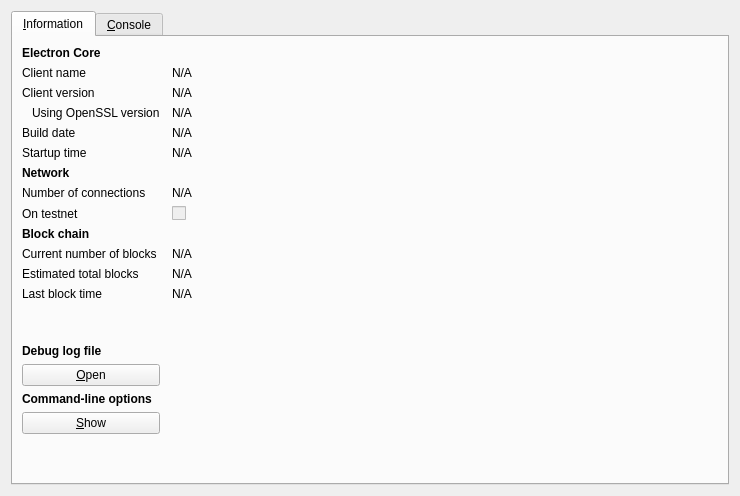
<?xml version="1.0" encoding="UTF-8"?>
<ui version="4.0">
 <class>RPCConsole</class>
 <widget class="QDialog" name="RPCConsole">
  <property name="geometry">
   <rect>
    <x>0</x>
    <y>0</y>
    <width>740</width>
    <height>496</height>
   </rect>
  </property>
  <property name="windowTitle">
   <string>Electron - Debug window</string>
  </property>
  <layout class="QVBoxLayout" name="verticalLayout_2">
   <item>
    <widget class="QTabWidget" name="tabWidget">
     <property name="currentIndex">
      <number>0</number>
     </property>
     <widget class="QWidget" name="tab_info">
      <attribute name="title">
       <string>&amp;Information</string>
      </attribute>
      <layout class="QGridLayout" name="gridLayout" columnstretch="0,1">
       <property name="horizontalSpacing">
        <number>12</number>
       </property>
       <item row="0" column="0">
        <widget class="QLabel" name="label_9">
         <property name="font">
          <font>
           <weight>75</weight>
           <bold>true</bold>
          </font>
         </property>
         <property name="text">
          <string>Electron Core</string>
         </property>
        </widget>
       </item>
       <item row="1" column="0">
        <widget class="QLabel" name="label_5">
         <property name="text">
          <string>Client name</string>
         </property>
        </widget>
       </item>
       <item row="1" column="1">
        <widget class="QLabel" name="clientName">
         <property name="cursor">
          <cursorShape>IBeamCursor</cursorShape>
         </property>
         <property name="text">
          <string>N/A</string>
         </property>
         <property name="textFormat">
          <enum>Qt::PlainText</enum>
         </property>
         <property name="textInteractionFlags">
          <set>Qt::LinksAccessibleByMouse|Qt::TextSelectableByKeyboard|Qt::TextSelectableByMouse</set>
         </property>
        </widget>
       </item>
       <item row="2" column="0">
        <widget class="QLabel" name="label_6">
         <property name="text">
          <string>Client version</string>
         </property>
        </widget>
       </item>
       <item row="2" column="1">
        <widget class="QLabel" name="clientVersion">
         <property name="cursor">
          <cursorShape>IBeamCursor</cursorShape>
         </property>
         <property name="text">
          <string>N/A</string>
         </property>
         <property name="textFormat">
          <enum>Qt::PlainText</enum>
         </property>
         <property name="textInteractionFlags">
          <set>Qt::LinksAccessibleByMouse|Qt::TextSelectableByKeyboard|Qt::TextSelectableByMouse</set>
         </property>
        </widget>
       </item>
       <item row="3" column="0">
        <widget class="QLabel" name="label_14">
         <property name="text">
          <string>Using OpenSSL version</string>
         </property>
         <property name="indent">
          <number>10</number>
         </property>
        </widget>
       </item>
       <item row="3" column="1">
        <widget class="QLabel" name="openSSLVersion">
         <property name="cursor">
          <cursorShape>IBeamCursor</cursorShape>
         </property>
         <property name="text">
          <string>N/A</string>
         </property>
         <property name="textFormat">
          <enum>Qt::PlainText</enum>
         </property>
         <property name="textInteractionFlags">
          <set>Qt::LinksAccessibleByMouse|Qt::TextSelectableByKeyboard|Qt::TextSelectableByMouse</set>
         </property>
        </widget>
       </item>
       <item row="4" column="0">
        <widget class="QLabel" name="label_12">
         <property name="text">
          <string>Build date</string>
         </property>
        </widget>
       </item>
       <item row="4" column="1">
        <widget class="QLabel" name="buildDate">
         <property name="cursor">
          <cursorShape>IBeamCursor</cursorShape>
         </property>
         <property name="text">
          <string>N/A</string>
         </property>
         <property name="textFormat">
          <enum>Qt::PlainText</enum>
         </property>
         <property name="textInteractionFlags">
          <set>Qt::LinksAccessibleByMouse|Qt::TextSelectableByKeyboard|Qt::TextSelectableByMouse</set>
         </property>
        </widget>
       </item>
       <item row="5" column="0">
        <widget class="QLabel" name="label_13">
         <property name="text">
          <string>Startup time</string>
         </property>
        </widget>
       </item>
       <item row="5" column="1">
        <widget class="QLabel" name="startupTime">
         <property name="cursor">
          <cursorShape>IBeamCursor</cursorShape>
         </property>
         <property name="text">
          <string>N/A</string>
         </property>
         <property name="textFormat">
          <enum>Qt::PlainText</enum>
         </property>
         <property name="textInteractionFlags">
          <set>Qt::LinksAccessibleByMouse|Qt::TextSelectableByKeyboard|Qt::TextSelectableByMouse</set>
         </property>
        </widget>
       </item>
       <item row="6" column="0">
        <widget class="QLabel" name="label_11">
         <property name="font">
          <font>
           <weight>75</weight>
           <bold>true</bold>
          </font>
         </property>
         <property name="text">
          <string>Network</string>
         </property>
        </widget>
       </item>
       <item row="7" column="0">
        <widget class="QLabel" name="label_7">
         <property name="text">
          <string>Number of connections</string>
         </property>
        </widget>
       </item>
       <item row="7" column="1">
        <widget class="QLabel" name="numberOfConnections">
         <property name="cursor">
          <cursorShape>IBeamCursor</cursorShape>
         </property>
         <property name="text">
          <string>N/A</string>
         </property>
         <property name="textFormat">
          <enum>Qt::PlainText</enum>
         </property>
         <property name="textInteractionFlags">
          <set>Qt::LinksAccessibleByMouse|Qt::TextSelectableByKeyboard|Qt::TextSelectableByMouse</set>
         </property>
        </widget>
       </item>
       <item row="8" column="0">
        <widget class="QLabel" name="label_8">
         <property name="text">
          <string>On testnet</string>
         </property>
        </widget>
       </item>
       <item row="8" column="1">
        <widget class="QCheckBox" name="isTestNet">
         <property name="enabled">
          <bool>false</bool>
         </property>
         <property name="text">
          <string/>
         </property>
        </widget>
       </item>
       <item row="9" column="0">
        <widget class="QLabel" name="label_10">
         <property name="font">
          <font>
           <weight>75</weight>
           <bold>true</bold>
          </font>
         </property>
         <property name="text">
          <string>Block chain</string>
         </property>
        </widget>
       </item>
       <item row="10" column="0">
        <widget class="QLabel" name="label_3">
         <property name="text">
          <string>Current number of blocks</string>
         </property>
        </widget>
       </item>
       <item row="10" column="1">
        <widget class="QLabel" name="numberOfBlocks">
         <property name="cursor">
          <cursorShape>IBeamCursor</cursorShape>
         </property>
         <property name="text">
          <string>N/A</string>
         </property>
         <property name="textFormat">
          <enum>Qt::PlainText</enum>
         </property>
         <property name="textInteractionFlags">
          <set>Qt::LinksAccessibleByMouse|Qt::TextSelectableByKeyboard|Qt::TextSelectableByMouse</set>
         </property>
        </widget>
       </item>
       <item row="11" column="0">
        <widget class="QLabel" name="label_4">
         <property name="text">
          <string>Estimated total blocks</string>
         </property>
        </widget>
       </item>
       <item row="11" column="1">
        <widget class="QLabel" name="totalBlocks">
         <property name="cursor">
          <cursorShape>IBeamCursor</cursorShape>
         </property>
         <property name="text">
          <string>N/A</string>
         </property>
         <property name="textFormat">
          <enum>Qt::PlainText</enum>
         </property>
         <property name="textInteractionFlags">
          <set>Qt::LinksAccessibleByMouse|Qt::TextSelectableByKeyboard|Qt::TextSelectableByMouse</set>
         </property>
        </widget>
       </item>
       <item row="12" column="0">
        <widget class="QLabel" name="label_2">
         <property name="text">
          <string>Last block time</string>
         </property>
        </widget>
       </item>
       <item row="12" column="1">
        <widget class="QLabel" name="lastBlockTime">
         <property name="cursor">
          <cursorShape>IBeamCursor</cursorShape>
         </property>
         <property name="text">
          <string>N/A</string>
         </property>
         <property name="textFormat">
          <enum>Qt::PlainText</enum>
         </property>
         <property name="textInteractionFlags">
          <set>Qt::LinksAccessibleByMouse|Qt::TextSelectableByKeyboard|Qt::TextSelectableByMouse</set>
         </property>
        </widget>
       </item>
       <item row="13" column="0">
        <spacer name="verticalSpacer_2">
         <property name="orientation">
          <enum>Qt::Vertical</enum>
         </property>
         <property name="sizeHint" stdset="0">
          <size>
           <width>20</width>
           <height>20</height>
          </size>
         </property>
        </spacer>
       </item>
       <item row="14" column="0">
        <widget class="QLabel" name="labelDebugLogfile">
         <property name="font">
          <font>
           <weight>75</weight>
           <bold>true</bold>
          </font>
         </property>
         <property name="text">
          <string>Debug log file</string>
         </property>
        </widget>
       </item>
       <item row="15" column="0">
        <widget class="QPushButton" name="openDebugLogfileButton">
         <property name="toolTip">
          <string>Open the Electron debug log file from the current data directory. This can take a few seconds for large log files.</string>
         </property>
         <property name="text">
          <string>&amp;Open</string>
         </property>
         <property name="autoDefault">
          <bool>false</bool>
         </property>
        </widget>
       </item>
       <item row="16" column="0">
        <widget class="QLabel" name="labelCLOptions">
         <property name="font">
          <font>
           <weight>75</weight>
           <bold>true</bold>
          </font>
         </property>
         <property name="text">
          <string>Command-line options</string>
         </property>
        </widget>
       </item>
       <item row="17" column="0">
        <widget class="QPushButton" name="showCLOptionsButton">
         <property name="toolTip">
          <string>Show the Electron-Qt help message to get a list with possible Bitcoin command-line options.</string>
         </property>
         <property name="text">
          <string>&amp;Show</string>
         </property>
         <property name="autoDefault">
          <bool>false</bool>
         </property>
        </widget>
       </item>
       <item row="18" column="0">
        <spacer name="verticalSpacer">
         <property name="orientation">
          <enum>Qt::Vertical</enum>
         </property>
         <property name="sizeHint" stdset="0">
          <size>
           <width>20</width>
           <height>40</height>
          </size>
         </property>
        </spacer>
       </item>
      </layout>
     </widget>
     <widget class="QWidget" name="tab_console">
      <attribute name="title">
       <string>&amp;Console</string>
      </attribute>
      <layout class="QVBoxLayout" name="verticalLayout_3">
       <property name="spacing">
        <number>3</number>
       </property>
       <item>
        <widget class="QTextEdit" name="messagesWidget">
         <property name="minimumSize">
          <size>
           <width>0</width>
           <height>100</height>
          </size>
         </property>
         <property name="readOnly">
          <bool>true</bool>
         </property>
         <property name="tabKeyNavigation" stdset="0">
          <bool>false</bool>
         </property>
         <property name="columnCount" stdset="0">
          <number>2</number>
         </property>
        </widget>
       </item>
       <item>
        <layout class="QHBoxLayout" name="horizontalLayout">
         <property name="spacing">
          <number>3</number>
         </property>
         <item>
          <widget class="QLabel" name="label">
           <property name="text">
            <string notr="true">&gt;</string>
           </property>
          </widget>
         </item>
         <item>
          <widget class="QLineEdit" name="lineEdit"/>
         </item>
         <item>
          <widget class="QPushButton" name="clearButton">
           <property name="maximumSize">
            <size>
             <width>24</width>
             <height>24</height>
            </size>
           </property>
           <property name="toolTip">
            <string>Clear console</string>
           </property>
           <property name="text">
            <string/>
           </property>
           <property name="icon">
            <iconset resource="../bitcoin.qrc">
             <normaloff>:/icons/remove</normaloff>:/icons/remove</iconset>
           </property>
           <property name="shortcut">
            <string notr="true">Ctrl+L</string>
           </property>
           <property name="autoDefault">
            <bool>false</bool>
           </property>
          </widget>
         </item>
        </layout>
       </item>
      </layout>
     </widget>
    </widget>
   </item>
  </layout>
 </widget>
 <resources>
  <include location="../bitcoin.qrc"/>
 </resources>
 <connections/>
</ui>
